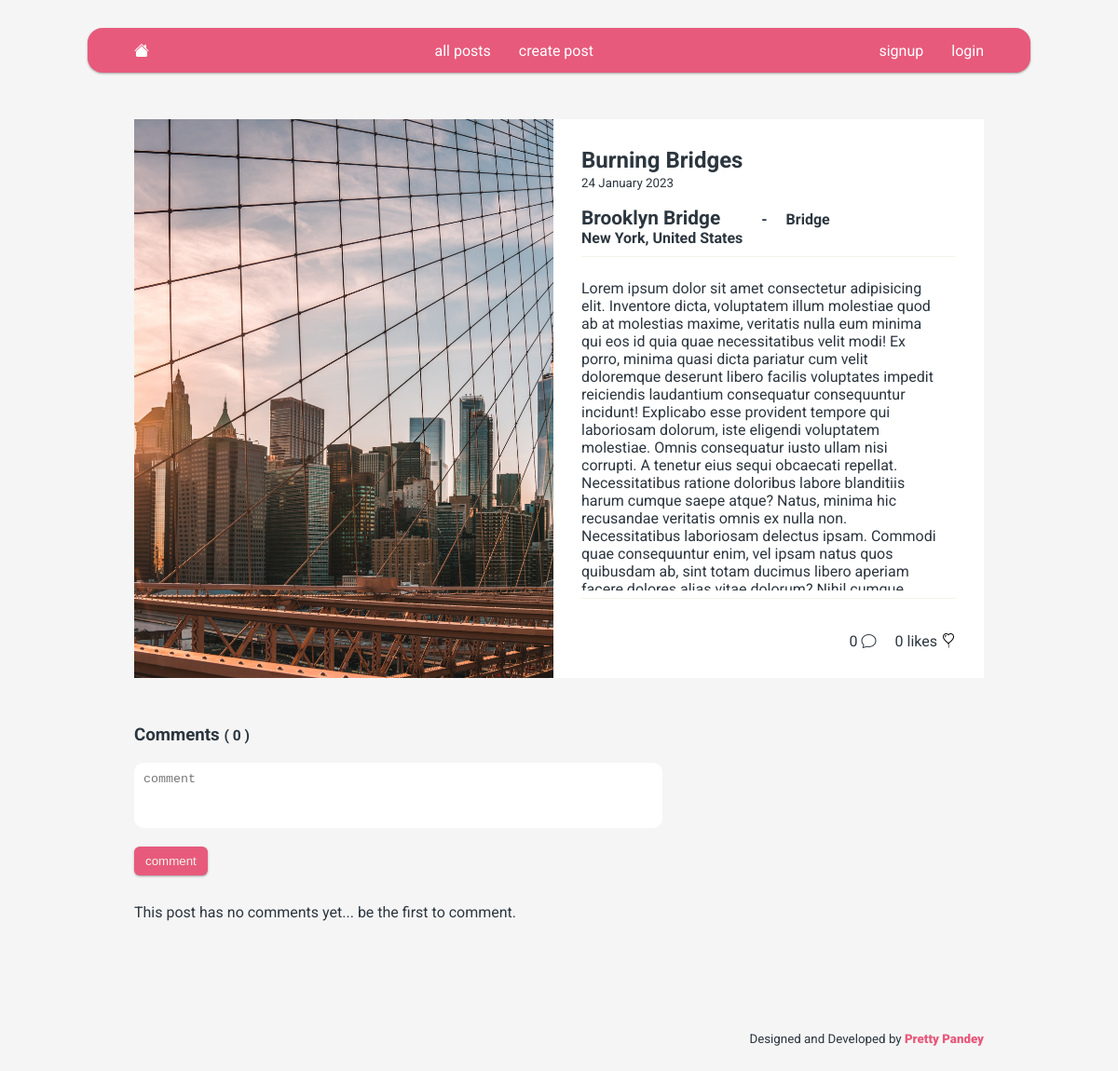
Screenshot of /social/20/ with the database file from the repository.
### social/models.py (models this page shows, shortened)
class Post(models.Model):
    user = models.ForeignKey(User, on_delete=models.CASCADE)
    created = models.DateTimeField(default=timezone.now)
    published = models.DateTimeField(blank=True, null=True)
    title = models.CharField(max_length=250)
    destination = models.CharField(max_length=50)
    dest_type = models.CharField(max_length=50)
    location = models.CharField(max_length=250)
    image = models.ImageField(upload_to='uploads/', height_field=None, width_field=None)
    content = models.TextField()
    likes = models.ManyToManyField(User, blank=True, related_name="collected_likes")

### social/views.py (the view, shortened to what this page needs)
# urls.py: path('<int:post_id>/', views.detail, name='detail'),
def detail(request, post_id):
    post = get_object_or_404(Post, pk=post_id)
    form = CommentForm()
    context = {
        'post': post,
        'form': form,
    }
    return render(request, 'social/detail.html', context)

### social/forms.py
class CommentForm(forms.ModelForm):
    text = forms.Textarea()
    class Meta:
        model = Comment
        fields = (
            'text',
        )
        widgets = {'text': forms.Textarea(attrs={'placeholder': 'comment', 'help_text': ''})}
        labels = {'text' : ''}

### social/templates/social/detail.html (shortened to what this page needs)
{% extends 'base.html' %}
{% load static %}
{% block content %}
<div class="detail-container">
    <div class="post-image">
        <img src="{{post.image.url}}" alt="{{ post.location }}">
    </div>
    <div class="post-text">
        <div>
            <h1>{{ post.title }}</h1>
            <small>{{ post.created|date:"d F Y" }}</small>
        </div>
        <div class="post-description">
            <div>
                <h2>{{ post.destination }}</h2>
                <h3>{{ post.location }}</h3>
            </div>
            <h4>-</h4>
            <div>
                <h4>{{ post.dest_type }}</h4>
            </div>
        </div>
        <hr>
        <div class="post-content">
            <p>{{ post.content }}</p>
        </div>
        <hr>
        <div class="analytics">
            <div>{{post.Comments.count}}&nbsp;<i class="bi bi-chat"></i></div>
            {% include 'social/likes.html' %}
        </div>
    </div>
</div>
{% include 'social/comment.html' %}
{% endblock%}

### social/templates/social/likes.html
<div id="likesarea">
    <span>
        {{post.likes.count}}
        {% if post.likes.count == 1 %}
            like
        {% else %}
            likes
        {% endif %}
    </span>
    <span>
        <button hx-post="{% url 'social:like_post' post.id %}"
        id="like-button" hx-target="#likesarea" hx-swap="outerHTML">
        {% if request.user in post.likes.all %}
        <i class="bi bi-balloon-heart-fill"></i>
        {% else %}
        <i class="bi bi-balloon-heart"></i>
        {% endif %}
        </button>
    </span>
</div>

### social/templates/social/comment.html (shortened to what this page needs)
<div class="comment-section">
    <h3>Comments <small>( {{post.Comments.count}} )</small></h3>
    <form action="{% url 'social:detail' post.id %}" method="POST">
        {{form.as_p}}
        <button type="submit" value="Submit">comment</button>
    </form>
    <div class="comment-text">
        {% if not post.Comments.all %}
        <p>This post has no comments yet... be the first to comment.</p>
        {% else %}
            {% for comment in post.Comments.all %}
                <p><strong>{{ comment.user.username }}</strong> <small>{{ comment.created }}</small></p>
                <blockquote>{{ comment.text }}</blockquote>
            {% endfor %}
        {% endif %}
    </div>
</div>

### static/css/main.css (style rules this page uses)
:root { --gunmetal: #2C363F; --blush: #E75A7C; --ivory: #F2F5EA; --timber-wolf: #D6DBD2; --shadow-1: rgba(0, 0, 0, 0.25) 0px 14px 28px, rgba(0, 0, 0, 0.22) 0px 10px 10px; --shadow-2: rgba(0, 0, 0, 0.16) 0px 3px 6px, rgba(0, 0, 0, 0.23) 0px 3px 6px; --shadow-3: rgba(0, 0, 0, 0.12) 0px 1px 3px, rgba(0, 0, 0, 0.24) 0px 1px 2px; --shadow-4: rgba(50, 50, 93, 0.25) 0px 6px 12px -2px, rgba(0, 0, 0, 0.3) 0px 3px 7px -3px; --shadow-5: rgba(0, 0, 0, 0.24) 0px 3px 8px; --shadow-6: rgba(0, 0, 0, 0.35) 0px 5px 15px; }
html { background-color: whitesmoke; margin:0; }

### rows the page displays
Post: image (picture), title "Burning Bridges", created "24 January 2023", destination "Brooklyn Bridge", location "New York, United States", dest_type "Bridge", content "Lorem ipsum dolor sit amet consectetur adipisicing elit. Inventore dicta, voluptatem illum molestiae quod ab at molestias maxime, veritatis nulla eum minima qui eos id quia quae necessitatibus velit modi! Ex porro, minima quasi dicta pariatur cum velit doloremque deserunt libero facilis voluptates impedit reiciendis laudantium consequatur consequuntur incidunt! Explicabo esse provident tempore qui laboriosam dolorum, iste eligendi voluptatem molestiae. Omnis consequatur iusto ullam nisi corrupti. A tenetur eius sequi obcaecati repellat. Necessitatibus ratione doloribus labore blanditiis harum cumque saepe atque? Natus, minima hic recusandae veritatis omnis ex nulla non. Necessitatibus…", Comments.count "0", likes.count "0"
